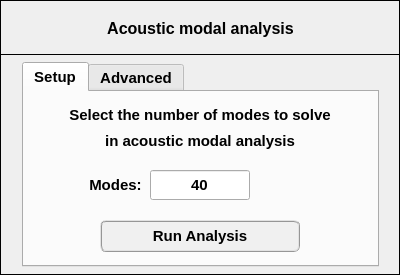
<?xml version="1.0" encoding="UTF-8"?>
<ui version="4.0">
 <class>Dialog</class>
 <widget class="QDialog" name="Dialog">
  <property name="windowModality">
   <enum>Qt::NonModal</enum>
  </property>
  <property name="geometry">
   <rect>
    <x>0</x>
    <y>0</y>
    <width>400</width>
    <height>275</height>
   </rect>
  </property>
  <property name="sizePolicy">
   <sizepolicy hsizetype="Fixed" vsizetype="Fixed">
    <horstretch>0</horstretch>
    <verstretch>0</verstretch>
   </sizepolicy>
  </property>
  <property name="minimumSize">
   <size>
    <width>400</width>
    <height>275</height>
   </size>
  </property>
  <property name="maximumSize">
   <size>
    <width>400</width>
    <height>275</height>
   </size>
  </property>
  <property name="contextMenuPolicy">
   <enum>Qt::DefaultContextMenu</enum>
  </property>
  <property name="windowTitle">
   <string>Modal analysis setup</string>
  </property>
  <property name="windowIcon">
   <iconset>
    <normaloff>../../../../../../Downloads/load - Copia.png</normaloff>../../../../../../Downloads/load - Copia.png</iconset>
  </property>
  <property name="whatsThis">
   <string/>
  </property>
  <widget class="QFrame" name="frame_2">
   <property name="geometry">
    <rect>
     <x>0</x>
     <y>54</y>
     <width>400</width>
     <height>221</height>
    </rect>
   </property>
   <property name="font">
    <font>
     <family>Arial</family>
     <pointsize>12</pointsize>
     <weight>75</weight>
     <bold>true</bold>
    </font>
   </property>
   <property name="frameShape">
    <enum>QFrame::Box</enum>
   </property>
   <property name="frameShadow">
    <enum>QFrame::Plain</enum>
   </property>
   <widget class="QTabWidget" name="tabWidget">
    <property name="geometry">
     <rect>
      <x>22</x>
      <y>8</y>
      <width>357</width>
      <height>205</height>
     </rect>
    </property>
    <property name="font">
     <font>
      <family>MS Shell Dlg 2</family>
      <pointsize>11</pointsize>
      <weight>75</weight>
      <italic>false</italic>
      <bold>true</bold>
     </font>
    </property>
    <property name="currentIndex">
     <number>0</number>
    </property>
    <widget class="QWidget" name="tab">
     <attribute name="title">
      <string>Setup</string>
     </attribute>
     <widget class="QLineEdit" name="lineEdit_number_modes">
      <property name="geometry">
       <rect>
        <x>126</x>
        <y>78</y>
        <width>100</width>
        <height>30</height>
       </rect>
      </property>
      <property name="minimumSize">
       <size>
        <width>100</width>
        <height>30</height>
       </size>
      </property>
      <property name="maximumSize">
       <size>
        <width>100</width>
        <height>30</height>
       </size>
      </property>
      <property name="font">
       <font>
        <family>MS Shell Dlg 2</family>
        <pointsize>11</pointsize>
        <weight>75</weight>
        <italic>false</italic>
        <bold>true</bold>
       </font>
      </property>
      <property name="text">
       <string>40</string>
      </property>
      <property name="alignment">
       <set>Qt::AlignCenter</set>
      </property>
     </widget>
     <widget class="QLabel" name="label_2">
      <property name="geometry">
       <rect>
        <x>46</x>
        <y>78</y>
        <width>80</width>
        <height>30</height>
       </rect>
      </property>
      <property name="minimumSize">
       <size>
        <width>80</width>
        <height>30</height>
       </size>
      </property>
      <property name="maximumSize">
       <size>
        <width>80</width>
        <height>30</height>
       </size>
      </property>
      <property name="font">
       <font>
        <family>MS Shell Dlg 2</family>
        <pointsize>11</pointsize>
        <weight>75</weight>
        <bold>true</bold>
       </font>
      </property>
      <property name="text">
       <string>Modes:  </string>
      </property>
      <property name="alignment">
       <set>Qt::AlignRight|Qt::AlignTrailing|Qt::AlignVCenter</set>
      </property>
     </widget>
     <widget class="QPushButton" name="pushButton">
      <property name="geometry">
       <rect>
        <x>76</x>
        <y>128</y>
        <width>200</width>
        <height>32</height>
       </rect>
      </property>
      <property name="minimumSize">
       <size>
        <width>200</width>
        <height>32</height>
       </size>
      </property>
      <property name="maximumSize">
       <size>
        <width>200</width>
        <height>32</height>
       </size>
      </property>
      <property name="font">
       <font>
        <family>MS Shell Dlg 2</family>
        <pointsize>11</pointsize>
        <weight>75</weight>
        <italic>false</italic>
        <bold>true</bold>
       </font>
      </property>
      <property name="styleSheet">
       <string notr="true">QPushButton{border-radius: 6px; border-color: rgb(150, 150, 150); border-style: ridge; border-width: 2px; color: rgb(0, 0, 0); background-color: rgb(240, 240, 240); font: 75 bold 11pt &quot;MS Shell Dlg 2&quot;}
QPushButton:hover{border-radius: 6px; border-color: rgb(0, 170, 255); border-style: ridge; border-width: 2px; color: rgb(0, 0, 0); background-color: rgba(174, 213, 255, 100); font: 75 bold 11pt &quot;MS Shell Dlg 2&quot;}
QPushButton:pressed{border-radius: 6px; border-color: rgb(0, 170, 255); border-style: ridge; border-width: 3px; color: rgb(0, 0, 0); background-color: rgb(174, 213, 255); font: 75 bold 11pt &quot;MS Shell Dlg 2&quot;}</string>
      </property>
      <property name="text">
       <string>Run Analysis</string>
      </property>
     </widget>
     <widget class="QLabel" name="label_9">
      <property name="geometry">
       <rect>
        <x>16</x>
        <y>34</y>
        <width>320</width>
        <height>30</height>
       </rect>
      </property>
      <property name="minimumSize">
       <size>
        <width>320</width>
        <height>30</height>
       </size>
      </property>
      <property name="maximumSize">
       <size>
        <width>320</width>
        <height>30</height>
       </size>
      </property>
      <property name="font">
       <font>
        <family>MS Shell Dlg 2</family>
        <pointsize>11</pointsize>
        <weight>75</weight>
        <italic>false</italic>
        <bold>true</bold>
       </font>
      </property>
      <property name="text">
       <string>in acoustic modal analysis</string>
      </property>
      <property name="textFormat">
       <enum>Qt::AutoText</enum>
      </property>
      <property name="alignment">
       <set>Qt::AlignCenter</set>
      </property>
     </widget>
     <widget class="QLabel" name="label_5">
      <property name="geometry">
       <rect>
        <x>16</x>
        <y>8</y>
        <width>320</width>
        <height>30</height>
       </rect>
      </property>
      <property name="minimumSize">
       <size>
        <width>320</width>
        <height>30</height>
       </size>
      </property>
      <property name="maximumSize">
       <size>
        <width>320</width>
        <height>30</height>
       </size>
      </property>
      <property name="font">
       <font>
        <family>MS Shell Dlg 2</family>
        <pointsize>11</pointsize>
        <weight>75</weight>
        <italic>false</italic>
        <bold>true</bold>
       </font>
      </property>
      <property name="text">
       <string>Select the number of modes to solve</string>
      </property>
      <property name="textFormat">
       <enum>Qt::AutoText</enum>
      </property>
      <property name="alignment">
       <set>Qt::AlignCenter</set>
      </property>
     </widget>
    </widget>
    <widget class="QWidget" name="tab_2">
     <attribute name="title">
      <string>Advanced</string>
     </attribute>
     <widget class="QLabel" name="label_4">
      <property name="geometry">
       <rect>
        <x>228</x>
        <y>78</y>
        <width>49</width>
        <height>30</height>
       </rect>
      </property>
      <property name="minimumSize">
       <size>
        <width>49</width>
        <height>30</height>
       </size>
      </property>
      <property name="maximumSize">
       <size>
        <width>49</width>
        <height>30</height>
       </size>
      </property>
      <property name="font">
       <font>
        <family>MS Shell Dlg 2</family>
        <pointsize>11</pointsize>
        <weight>75</weight>
        <bold>true</bold>
       </font>
      </property>
      <property name="text">
       <string>[Hz]</string>
      </property>
      <property name="alignment">
       <set>Qt::AlignCenter</set>
      </property>
     </widget>
     <widget class="QLabel" name="label_3">
      <property name="geometry">
       <rect>
        <x>56</x>
        <y>78</y>
        <width>70</width>
        <height>30</height>
       </rect>
      </property>
      <property name="minimumSize">
       <size>
        <width>70</width>
        <height>30</height>
       </size>
      </property>
      <property name="maximumSize">
       <size>
        <width>70</width>
        <height>30</height>
       </size>
      </property>
      <property name="font">
       <font>
        <family>MS Shell Dlg 2</family>
        <pointsize>11</pointsize>
        <weight>75</weight>
        <bold>true</bold>
       </font>
      </property>
      <property name="text">
       <string>Sigma:  </string>
      </property>
      <property name="alignment">
       <set>Qt::AlignRight|Qt::AlignTrailing|Qt::AlignVCenter</set>
      </property>
     </widget>
     <widget class="QLineEdit" name="lineEdit_input_sigma_factor">
      <property name="geometry">
       <rect>
        <x>126</x>
        <y>78</y>
        <width>100</width>
        <height>30</height>
       </rect>
      </property>
      <property name="minimumSize">
       <size>
        <width>100</width>
        <height>30</height>
       </size>
      </property>
      <property name="maximumSize">
       <size>
        <width>100</width>
        <height>30</height>
       </size>
      </property>
      <property name="font">
       <font>
        <family>Arial</family>
        <pointsize>12</pointsize>
        <weight>75</weight>
        <italic>true</italic>
        <bold>true</bold>
       </font>
      </property>
      <property name="toolTip">
       <string>&lt;html&gt;&lt;head/&gt;&lt;body&gt;&lt;p&gt;&lt;span style=&quot; font-weight:400; font-style:normal;&quot;&gt;See scipy.sparse.linalg.eigs for more details.&lt;/span&gt;&lt;/p&gt;&lt;/body&gt;&lt;/html&gt;</string>
      </property>
      <property name="text">
       <string>1e-2</string>
      </property>
      <property name="alignment">
       <set>Qt::AlignCenter</set>
      </property>
     </widget>
     <widget class="QPushButton" name="pushButton_2">
      <property name="geometry">
       <rect>
        <x>76</x>
        <y>128</y>
        <width>200</width>
        <height>32</height>
       </rect>
      </property>
      <property name="minimumSize">
       <size>
        <width>200</width>
        <height>32</height>
       </size>
      </property>
      <property name="maximumSize">
       <size>
        <width>200</width>
        <height>32</height>
       </size>
      </property>
      <property name="font">
       <font>
        <family>MS Shell Dlg 2</family>
        <pointsize>11</pointsize>
        <weight>75</weight>
        <italic>false</italic>
        <bold>true</bold>
       </font>
      </property>
      <property name="styleSheet">
       <string notr="true">QPushButton{border-radius: 6px; border-color: rgb(150, 150, 150); border-style: ridge; border-width: 2px; color: rgb(0, 0, 0); background-color: rgb(240, 240, 240); font: 75 bold 11pt &quot;MS Shell Dlg 2&quot;}
QPushButton:hover{border-radius: 6px; border-color: rgb(0, 170, 255); border-style: ridge; border-width: 2px; color: rgb(0, 0, 0); background-color: rgba(174, 213, 255, 100); font: 75 bold 11pt &quot;MS Shell Dlg 2&quot;}
QPushButton:pressed{border-radius: 6px; border-color: rgb(0, 170, 255); border-style: ridge; border-width: 3px; color: rgb(0, 0, 0); background-color: rgb(174, 213, 255); font: 75 bold 11pt &quot;MS Shell Dlg 2&quot;}</string>
      </property>
      <property name="text">
       <string>Run Analysis</string>
      </property>
     </widget>
     <widget class="QLabel" name="label_7">
      <property name="geometry">
       <rect>
        <x>6</x>
        <y>8</y>
        <width>340</width>
        <height>30</height>
       </rect>
      </property>
      <property name="minimumSize">
       <size>
        <width>340</width>
        <height>30</height>
       </size>
      </property>
      <property name="maximumSize">
       <size>
        <width>340</width>
        <height>30</height>
       </size>
      </property>
      <property name="font">
       <font>
        <family>MS Shell Dlg 2</family>
        <pointsize>11</pointsize>
        <weight>75</weight>
        <italic>false</italic>
        <bold>true</bold>
       </font>
      </property>
      <property name="text">
       <string>The Sigma allows to find eigenvalues</string>
      </property>
      <property name="textFormat">
       <enum>Qt::AutoText</enum>
      </property>
      <property name="alignment">
       <set>Qt::AlignCenter</set>
      </property>
     </widget>
     <widget class="QLabel" name="label_8">
      <property name="geometry">
       <rect>
        <x>6</x>
        <y>36</y>
        <width>340</width>
        <height>30</height>
       </rect>
      </property>
      <property name="minimumSize">
       <size>
        <width>340</width>
        <height>30</height>
       </size>
      </property>
      <property name="maximumSize">
       <size>
        <width>340</width>
        <height>30</height>
       </size>
      </property>
      <property name="font">
       <font>
        <family>MS Shell Dlg 2</family>
        <pointsize>11</pointsize>
        <weight>75</weight>
        <italic>false</italic>
        <bold>true</bold>
       </font>
      </property>
      <property name="text">
       <string>near sigma using shift-invert mode</string>
      </property>
      <property name="textFormat">
       <enum>Qt::AutoText</enum>
      </property>
      <property name="alignment">
       <set>Qt::AlignCenter</set>
      </property>
     </widget>
    </widget>
   </widget>
  </widget>
  <widget class="QFrame" name="frame">
   <property name="geometry">
    <rect>
     <x>0</x>
     <y>0</y>
     <width>400</width>
     <height>55</height>
    </rect>
   </property>
   <property name="font">
    <font>
     <family>Arial</family>
     <pointsize>12</pointsize>
     <weight>75</weight>
     <bold>true</bold>
    </font>
   </property>
   <property name="frameShape">
    <enum>QFrame::Box</enum>
   </property>
   <property name="frameShadow">
    <enum>QFrame::Plain</enum>
   </property>
   <property name="lineWidth">
    <number>1</number>
   </property>
   <widget class="QLabel" name="label_6">
    <property name="geometry">
     <rect>
      <x>20</x>
      <y>10</y>
      <width>361</width>
      <height>37</height>
     </rect>
    </property>
    <property name="font">
     <font>
      <family>MS Shell Dlg 2</family>
      <pointsize>12</pointsize>
      <weight>75</weight>
      <italic>false</italic>
      <bold>true</bold>
     </font>
    </property>
    <property name="text">
     <string>Acoustic modal analysis</string>
    </property>
    <property name="textFormat">
     <enum>Qt::AutoText</enum>
    </property>
    <property name="alignment">
     <set>Qt::AlignCenter</set>
    </property>
   </widget>
  </widget>
 </widget>
 <resources/>
 <connections/>
</ui>
